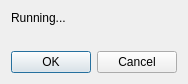
<?xml version="1.0" encoding="UTF-8"?>
<ui version="4.0">
 <class>RunDialog</class>
 <widget class="QDialog" name="RunDialog">
  <property name="geometry">
   <rect>
    <x>0</x>
    <y>0</y>
    <width>184</width>
    <height>80</height>
   </rect>
  </property>
  <property name="windowTitle">
   <string>Dialog</string>
  </property>
  <layout class="QGridLayout" name="gridLayout_2">
   <item row="0" column="0">
    <layout class="QGridLayout" name="gridLayout">
     <item row="0" column="0">
      <widget class="QLabel" name="label">
       <property name="text">
        <string>Running...</string>
       </property>
      </widget>
     </item>
     <item row="1" column="0">
      <widget class="QLabel" name="extra">
       <property name="text">
        <string/>
       </property>
      </widget>
     </item>
    </layout>
   </item>
   <item row="1" column="0">
    <widget class="QDialogButtonBox" name="buttonBox">
     <property name="orientation">
      <enum>Qt::Horizontal</enum>
     </property>
     <property name="standardButtons">
      <set>QDialogButtonBox::Cancel|QDialogButtonBox::Ok</set>
     </property>
    </widget>
   </item>
  </layout>
 </widget>
 <resources/>
 <connections>
  <connection>
   <sender>buttonBox</sender>
   <signal>accepted()</signal>
   <receiver>RunDialog</receiver>
   <slot>accept()</slot>
   <hints>
    <hint type="sourcelabel">
     <x>248</x>
     <y>254</y>
    </hint>
    <hint type="destinationlabel">
     <x>157</x>
     <y>274</y>
    </hint>
   </hints>
  </connection>
  <connection>
   <sender>buttonBox</sender>
   <signal>rejected()</signal>
   <receiver>RunDialog</receiver>
   <slot>reject()</slot>
   <hints>
    <hint type="sourcelabel">
     <x>316</x>
     <y>260</y>
    </hint>
    <hint type="destinationlabel">
     <x>286</x>
     <y>274</y>
    </hint>
   </hints>
  </connection>
 </connections>
</ui>
